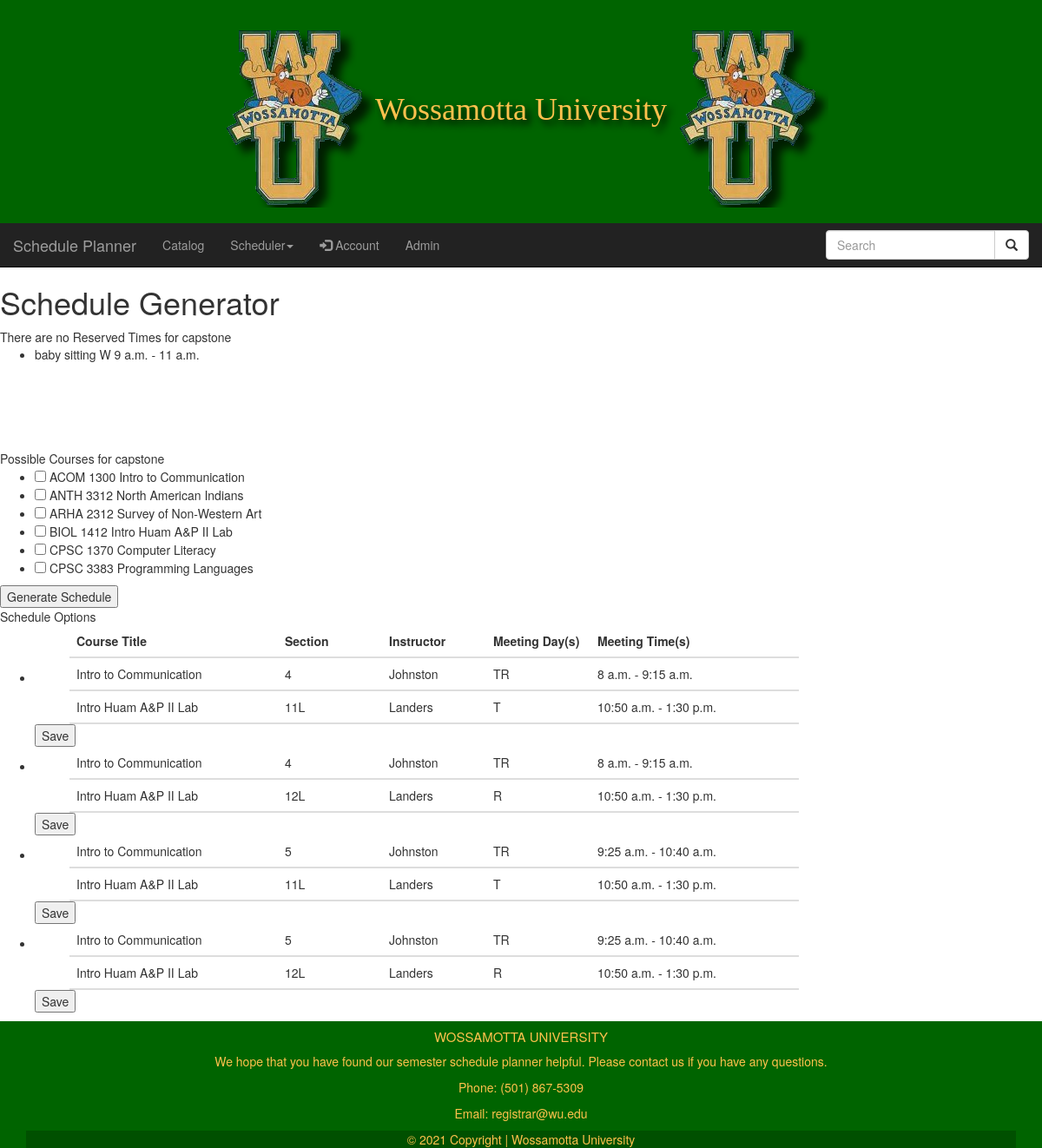
Screenshot of /schedule_generator/ (signed in) with the database file from the repository.
### catalog/models.py (models this page shows, shortened)
class ReservedTime(models.Model):
    user = models.ForeignKey(User, on_delete=models.CASCADE)
    start_Time = models.TimeField()
    end_Time = models.TimeField()
    description = models.CharField(max_length=150)
    MONDAY = 'M'
    TUESDAY = 'T'
    WEDNESDAY = 'W'
    THURSDAY = 'R'
    FRIDAY = 'F'
    DAY_CHOICES = [
        (MONDAY, 'M'),
        (TUESDAY, 'T'),
        (WEDNESDAY, 'W'),
        (THURSDAY, 'R'),
        (FRIDAY, 'F'),
    ]
    reserved_Day = models.CharField(max_length=10, choices=DAY_CHOICES, default='')

class Course(models.Model):
    department_ID = models.CharField(max_length=4)
    course_Number = models.CharField(max_length=10)
    course_Title = models.CharField(max_length=255)

class ScheduledCourses(models.Model):
    section = models.ForeignKey(Section, on_delete=models.CASCADE)
    period = models.ForeignKey(Period, on_delete=models.CASCADE)
    groupNumber = models.IntegerField(default=0)

class Section(models.Model):
    section_ID = models.CharField(max_length=20)
    instructor = models.CharField(max_length=255)
    course = models.ForeignKey(Course, on_delete=models.CASCADE)
    periods = models.ManyToManyField(Period)

class Period(models.Model):
    start_Time = models.TimeField()
    end_Time = models.TimeField()
    MONDAY = 'M'
    TUESDAY = 'T'
    WEDNESDAY = 'W'
    THURSDAY = 'R'
    FRIDAY = 'F'
    MONWED = 'MW'
    MONWEDFRI = 'MWF'
    TUETHU = 'TR'
    MONTUEWEDTHUFRI = 'MTWRF'
    MEETING_DAY_CHOICES = [
        (MONDAY, 'M'),
        (TUESDAY, 'T'),
        (WEDNESDAY, 'W'),
        (THURSDAY, 'R'),
        (FRIDAY, 'F'),
        (MONWED, 'MW'),
        (MONWEDFRI, 'MWF'),
        (TUETHU, 'TR'),
        (MONTUEWEDTHUFRI, 'MTWRF')
    ]
    meeting_day = models.CharField(
        max_length=10,
        choices=MEETING_DAY_CHOICES,
    )

class ScheduleOption(models.Model):
    user = models.ForeignKey(User, on_delete=models.CASCADE)
    scheduled_Courses = models.ManyToManyField(ScheduledCourses)

### catalog/views.py (the view, shortened to what this page needs)
# urls.py: path('schedule_generator/', views.scheduleGenerator, name='scheduleGenerator'),
@login_required  # Requires user to be logged in
def scheduleGenerator(request):
    current_user = request.user  # Sets current user
    try:  # Tries to run a QuerySet to get all the RT objects associated with the user
        rt = ReservedTime.objects.filter(user=current_user)
    except ObjectDoesNotExist:  # If object DNE sets rt to none
        rt = None
    try:  # Tries to run a QuerySet to get all the SO objects associated with the user
        schedule_options = ScheduleOption.objects.filter(user=current_user)
    except ObjectDoesNotExist:  # If object DNE sets schedule_options to none
        schedule_options = None
    try:  # Tries to run a QuerySet to get all the DC objects associated with the user
        pc = DesignatedCourses.objects.get(user=current_user).designated_courses.all()
    except ObjectDoesNotExist:  # If object DNE sets pc to none
        pc = None
    periods = Period.objects.all()  # QuerySet to get all period objects
    possible_periods = []  # Empty list used to store possible periods
    possible_sections = []  # Empty list used to store possible sections
    permutations_dicts = []  # List used to store the possible section/period permutations
    items_to_remove = set()  # Set of items to remove from the list of possible section/period permutations. Used set here because items will not repeat.
    schedules = []  # List of dictionaries of schedules with section.id as keys and period.id as values
    for period in periods:  # Adds every period to the list
        possible_periods.append(period)
    for reservedTime in rt:  # Loops over every rt related to the user
        for period in periods:  # Loops over every period object to compare to every rt object
            if reservedTime.reserved_Day in period.meeting_day:  # If the reserved time is on the same day as the period check to see if the times cross over
                if reservedTime.start_Time <= period.start_Time and period.end_Time <= reservedTime.end_Time:
                    try:
                        possible_periods.remove(period)  # remove period from list
                    except ValueError:  # If the period has already been removed skip it.
                        continue
                elif period.start_Time <= reservedTime.start_Time and reservedTime.end_Time <= period.end_Time:
                    try:
                        possible_periods.remove(period)  # remove period from list
                    except ValueError:  # If the period has already been removed skip it.
                        continue
                elif reservedTime.start_Time <= period.start_Time <= reservedTime.end_Time or reservedTime.start_Time <= period.end_Time <= reservedTime.end_Time:
                    try:
                        possible_periods.remove(period)  # remove period from list
                    except ValueError:  # If the period has already been removed skip it.
                        continue
    if request.method == 'GET':
        return render(request, 'scheduleGenerator.html',
                      {'reservedTimes': rt, 'possibleCourses': pc, 'schedule_Options': schedule_options})

### catalog/templates/scheduleGenerator.html (shortened to what this page needs)
{% extends "base.html" %}
{% block content %}
    <h1>Schedule Generator</h1>
    {% if rt == None %}
        There are no Reserved Times for {{ user.username }}
    {% else %}
         Reserved Times for {{ user.username }}
    {% endif %}
    <ul>
        {% for rt in reservedTimes %}
            <li>
                {{ rt.description }} {{ rt.reserved_Day }} {{ rt.start_Time }} - {{ rt.end_Time }}
            </li>
        {% endfor %}
    </ul>
    <h4>{{ error }}</h4>
    {% if possibleCourses.count == 0 %}
        There are no Possible Courses for {{ user.username }}
    {% elif possibleCourses == None %}
        There are no Possible Courses for {{ user.username }}
    {% else %}
        Possible Courses for {{ user.username }}
    {% endif %}
    <form action="{% url 'scheduleGenerator' %}" method="POST">
        <ul>
            {% for course in possibleCourses %}
                <li>
                    <input id="" type="checkbox" value="{{ course.id }}" name="choices">
                    {{ course.department_ID }}
                    {{ course.course_Number }}
                    {{ course.course_Title }}
                </li>
            {% endfor %}
        </ul>
             <input type="submit" value="Generate Schedule">
    </form>
    Schedule Options
    <ul>
<ul>
    <table style="width:75%">
        <colgroup>
            <col span="1" style="width: 20%;">
            <col span="1" style="width: 10%;">
            <col span="1" style="width: 10%;">
            <col span="1" style="width: 10%;">
            <col span="1" style="width: 20%;">
        </colgroup>
        <tr>
            <th>Course Title</th>
            <th>Section</th>
            <th>Instructor</th>
            <th>Meeting Day(s)</th>
            <th>Meeting Time(s)</th>
        </tr>
    </table>
</ul>
        {% for schedule in schedule_Options %}
            <li>
                <ul>
                    {% for course in schedule.scheduled_Courses.all %}
                        <table style="width:75%">
                    <colgroup>
                        <col span="1" style="width: 20%;">
                        <col span="1" style="width: 10%;">
                        <col span="1" style="width: 10%;">
                        <col span="1" style="width: 10%;">
                        <col span="1" style="width: 20%;">
                    </colgroup>
                    <tr>
                        <td>{{ course.section.course.course_Title }}</td>
                        <td>{{ course.section.section_ID }}</td>
                        <td>{{ course.section.instructor }}</td>
                        <td>{{ course.period.meeting_day }}</td>
                        <td>{{ course.period.start_Time }} - {{ course.period.end_Time }}</td>
                    </tr>
                </table>
                    {% endfor %}
                </ul>
            </li>
            <form action="{% url 'saveSchedule' schedule.id %}" method="POST">{% csrf_token %}<input type="submit" value="Save"></form>
        {% endfor %}
    </ul>
{% endblock %}

### catalog/templates/base.html (style rules this page uses)
h4 { padding-top: 50px; padding-bottom: 30px; padding-left: 70px; width: 100%; }
body { background-color: white; padding-bottom:50; }

### catalog/templates/scheduleGenerator.html (style rules this page uses)
th, td { padding: 8px; text-align: left; border-bottom: 2px solid #ddd; }

### rows the page displays
ReservedTime: description "baby sitting", reserved_Day "W", start_Time "9 a.m.", end_Time "11 a.m."
Course: department_ID "ACOM", course_Number "1300", course_Title "Intro to Communication"
Course: department_ID "ANTH", course_Number "3312", course_Title "North American Indians"
Course: department_ID "ARHA", course_Number "2312", course_Title "Survey of Non-Western Art"
Course: department_ID "BIOL", course_Number "1412", course_Title "Intro Huam A&P II Lab"
Course: department_ID "CPSC", course_Number "1370", course_Title "Computer Literacy"
Course: department_ID "CPSC", course_Number "3383", course_Title "Programming Languages"
ScheduledCourses: section.course.course_Title "Intro to Communication", section.section_ID "4", section.instructor "Johnston", period.meeting_day "TR", period.start_Time "8 a.m.", period.end_Time "9:15 a.m."
ScheduledCourses: section.course.course_Title "Intro Huam A&P II Lab", section.section_ID "11L", section.instructor "Landers", period.meeting_day "T", period.start_Time "10:50 a.m.", period.end_Time "1:30 p.m."
ScheduledCourses: section.course.course_Title "Intro to Communication", section.section_ID "4", section.instructor "Johnston", period.meeting_day "TR", period.start_Time "8 a.m.", period.end_Time "9:15 a.m."
ScheduledCourses: section.course.course_Title "Intro Huam A&P II Lab", section.section_ID "12L", section.instructor "Landers", period.meeting_day "R", period.start_Time "10:50 a.m.", period.end_Time "1:30 p.m."
ScheduledCourses: section.course.course_Title "Intro to Communication", section.section_ID "5", section.instructor "Johnston", period.meeting_day "TR", period.start_Time "9:25 a.m.", period.end_Time "10:40 a.m."
ScheduledCourses: section.course.course_Title "Intro Huam A&P II Lab", section.section_ID "11L", section.instructor "Landers", period.meeting_day "T", period.start_Time "10:50 a.m.", period.end_Time "1:30 p.m."
ScheduledCourses: section.course.course_Title "Intro to Communication", section.section_ID "5", section.instructor "Johnston", period.meeting_day "TR", period.start_Time "9:25 a.m.", period.end_Time "10:40 a.m."
ScheduledCourses: section.course.course_Title "Intro Huam A&P II Lab", section.section_ID "12L", section.instructor "Landers", period.meeting_day "R", period.start_Time "10:50 a.m.", period.end_Time "1:30 p.m."

### other values shown
{{ user.username }} "capstone"
